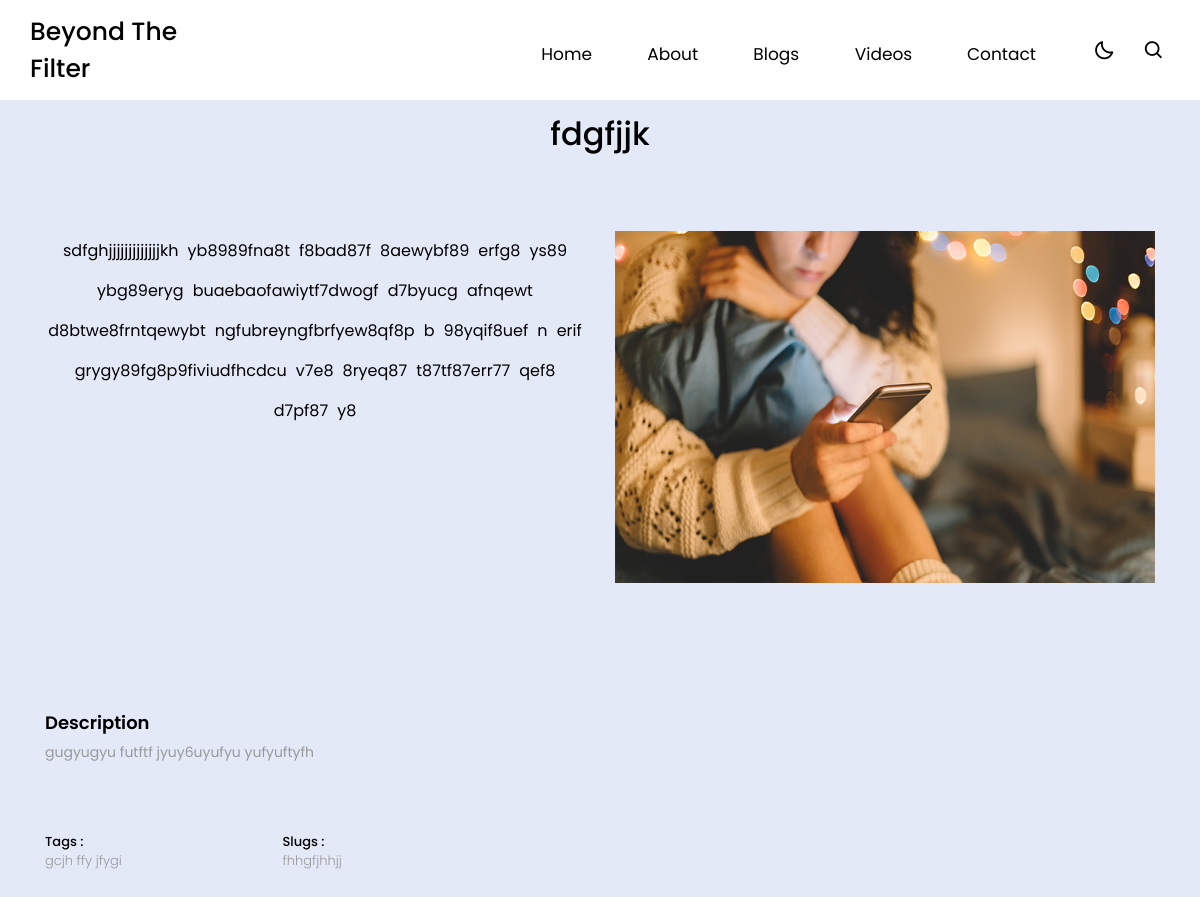
The app's page /account/home/7/ with its own data.
### account/models.py (models this page shows, shortened)
class BlogPost(models.Model):
    title = models.CharField(max_length=255)
    tag = models.CharField(max_length=100, blank=True, null=True)
    meta_description = models.CharField(max_length=255, blank=True, null=True)
    slug = models.SlugField(unique=True)
    paragraph = models.TextField()
    image = models.ImageField(upload_to='blog_images/', blank=True, null=True)

### account/views.py (the view)
# urls.py: path('home/<int:posts_id>/', views.home, name='home'),
def home(request, posts_id):
    post = get_object_or_404(BlogPost, pk=posts_id)
    return render(request,'account/home.html', {'post': post})

### account/templates/account/home.html (shortened to what this page needs)
{% extends 'base.html' %}
{% load static %}
{% block base_content %}
<body>
         <section id="solutions">
        <div class="container text-center">
          <h2>{{post.title}}</h2>
          <div class="row pt-4">
            <p class="col-md-6 pt-5" style="line-height: 2.5; word-spacing: 0.3em;">
                    {{post.paragraph}}
            </p>
                <img class="col-md-6 pt-5" style="height: 400px;" src="{{ post.image.url }}" alt="{{ post.image.url }}">
        </div>
        </div>
      </section>
      <section class="contact" id="contact">
        <div class="container">
            <div class="row">
                <div class="col-md-5">
                    <div class="title">
                        <h3>Description</h3>
                        <p> {{post.meta_description}}</p>
                    </div>
                    <div class="row content">
                        <div class="col-md-6 info">
                            <h4 class="d-inline-block">Tags :
                                <br>
                                <span>{{post.tag}}</span></h4>
                        </div>
                        <div class="col-md-6 info">
                            <h4 class="d-inline-block">Slugs :
                                <br>
                                <span>{{post.slug}}</span></h4>
                        </div>
                    </div>
                </div>
            </div>
        </div>
    </section>
</body>
{% endblock %}

### static/css/base.css (style rules this page uses)
* { margin: 0; padding: 0; box-sizing: border-box; font-family: 'Poppins', sans-serif; transition: all 0.4s ease;; }
:root { --body-color: #E4E9F7; --nav-color: #ffffffd7; --side-nav: #F88379; --text-color: #000000; --search-bar: #F2F2F2; --search-text: #010718; }
body { height: 100vh; background-color: var(--body-color); color: var(--text-color); }

### static/css/custom-style.css (style rules this page uses)
html { position: relative !important; min-height: 100% !important; }
body { margin-bottom: 60px !important; }

### account/templates/account/home.html (style rules this page uses)
.contact { padding: 130px 0; }
.contact .title h3 { font-size: 18px; font-weight: 600; }
.contact .title p { font-size: 14px; font-weight: 400; color: #999; line-height: 1.6; margin: 0 0 40px; }
.contact .content .info { margin-top: 30px; }
.contact .content .info h4 { font-size: 13px; line-height: 1.4; }
.contact .content .info h4 span { font-size: 13px; font-weight: 300; color: #999999; }

### records on screen
BlogPost: title "fdgfjjk", paragraph "sdfghjjjjjjjjjjjjjkh yb8989fna8t f8bad87f 8aewybf89 erfg8 ys89 ybg89eryg buaebaofawiytf7dwogf d7byucg afnqewt d8btwe8frntqewybt ngfubreyngfbrfyew8qf8p b 98yqif8uef n erif grygy89fg8p9fiviudfhcdcu v7e8 8ryeq87 t87tf87err77 qef8 d7pf87 y8", image (picture), meta_description "gugyugyu futftf jyuy6uyufyu yufyuftyfh", tag "gcjh ffy jfygi", slug "fhhgfjhhjj"
